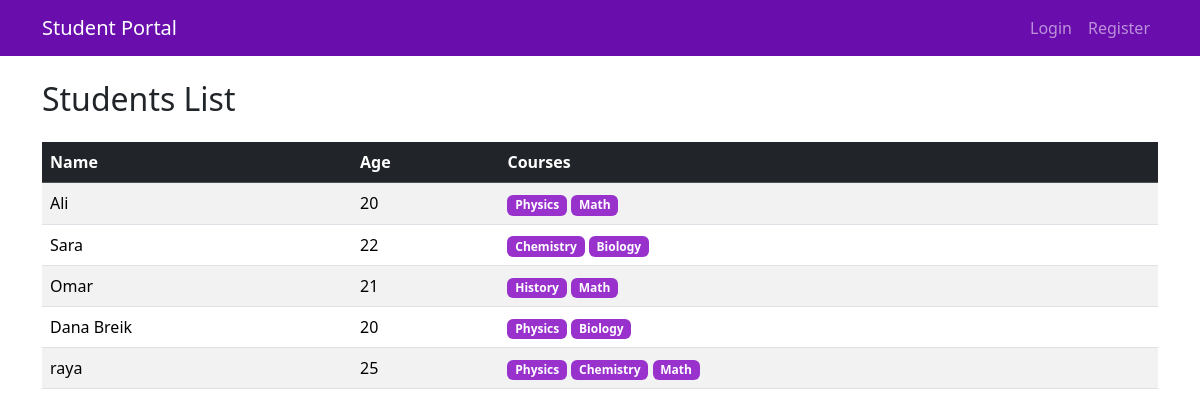
/students/, run on an earlier commit of the app's database.
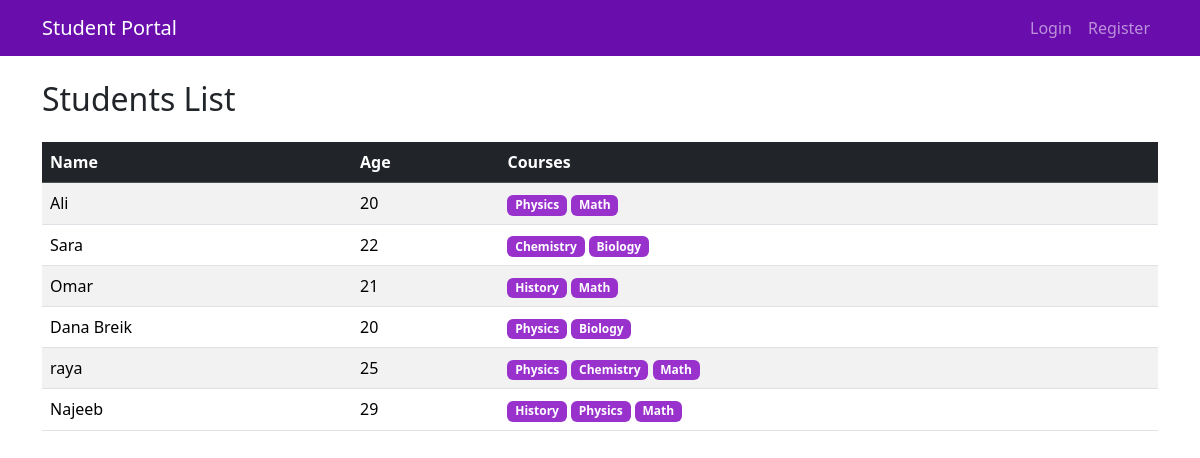
And on a later commit of the database.
### student_portal/models.py (models this page shows, shortened)
class Student(db.Model):
    id = db.Column(db.Integer, primary_key=True)
    name = db.Column(db.String(80), nullable=False)
    age = db.Column(db.Integer, nullable=False)
    courses = db.relationship('Course', secondary=enrollments, back_populates='students')

class Course(db.Model):
    id = db.Column(db.Integer, primary_key=True)
    name = db.Column(db.String(100), nullable=False)
    students = db.relationship('Student', secondary=enrollments, back_populates='courses')

### student_portal/routes/students.py (the view)
@students_bp.route('/', methods=['GET'])
def list_students():
    students = Student.query.all()
    return render_template('students/list.html', students=students)

### student_portal/templates/students/list.html (shortened to what this page needs)
{% extends 'base.html' %}
{% block content %}
<h2 class="mb-4">Students List</h2>
<table class="table table-striped">
    <thead class="table-dark">
        <tr>
            <th>Name</th>
            <th>Age</th>
            <th>Courses</th>
        </tr>
    </thead>
    <tbody>
        {% for s in students %}
        <tr>
            <td>{{ s.name }}</td>
            <td>{{ s.age }}</td>
            <td>
                {% for c in s.courses %}
                    <span class="badge" style="background-color: #9932cc;">{{ c.name }}</span>
                {% endfor %}
            </td>
        </tr>
        {% endfor %}
    </tbody>
</table>
{% endblock %}

### student_portal/templates/base.html (shortened to what this page needs)
<!DOCTYPE html>
<html lang="en">
<head>
    <link rel="stylesheet" href="https://cdn.jsdelivr.net/npm/bootstrap@5.3.2/dist/css/bootstrap.min.css">
</head>
<body>
<nav class="navbar navbar-expand-lg navbar-dark" style="background-color: #6a0dad;">
    <div class="container">
        <a class="navbar-brand" href="{{ url_for('dashboard.index') }}">Student Portal</a>
        <div class="collapse navbar-collapse" id="mainNav">
            <ul class="navbar-nav ms-auto">
                {% if current_user.is_authenticated %}
                    <li class="nav-item"><a class="nav-link" href="{{ url_for('students.list_students') }}">Students</a></li>
                    <li class="nav-item"><a class="nav-link" href="{{ url_for('students.add_student') }}">Register Student</a></li>
                    <li class="nav-item"><a class="nav-link" href="{{ url_for('auth.logout') }}">Logout</a></li>
                {% else %}
                    <li class="nav-item"><a class="nav-link" href="{{ url_for('auth.login') }}">Login</a></li>
                    <li class="nav-item"><a class="nav-link" href="{{ url_for('auth.register') }}">Register</a></li>
                {% endif %}
            </ul>
        </div>
    </div>
</nav>
<div class="container mt-4">
    {% block content %}{% endblock %}
</div>
</body>
</html>

What changed in the data, as far as the page shows it:
added Student: name "Najeeb", age "29", Course (name "History"), Course (name "Physics"), Course (name "Math")
